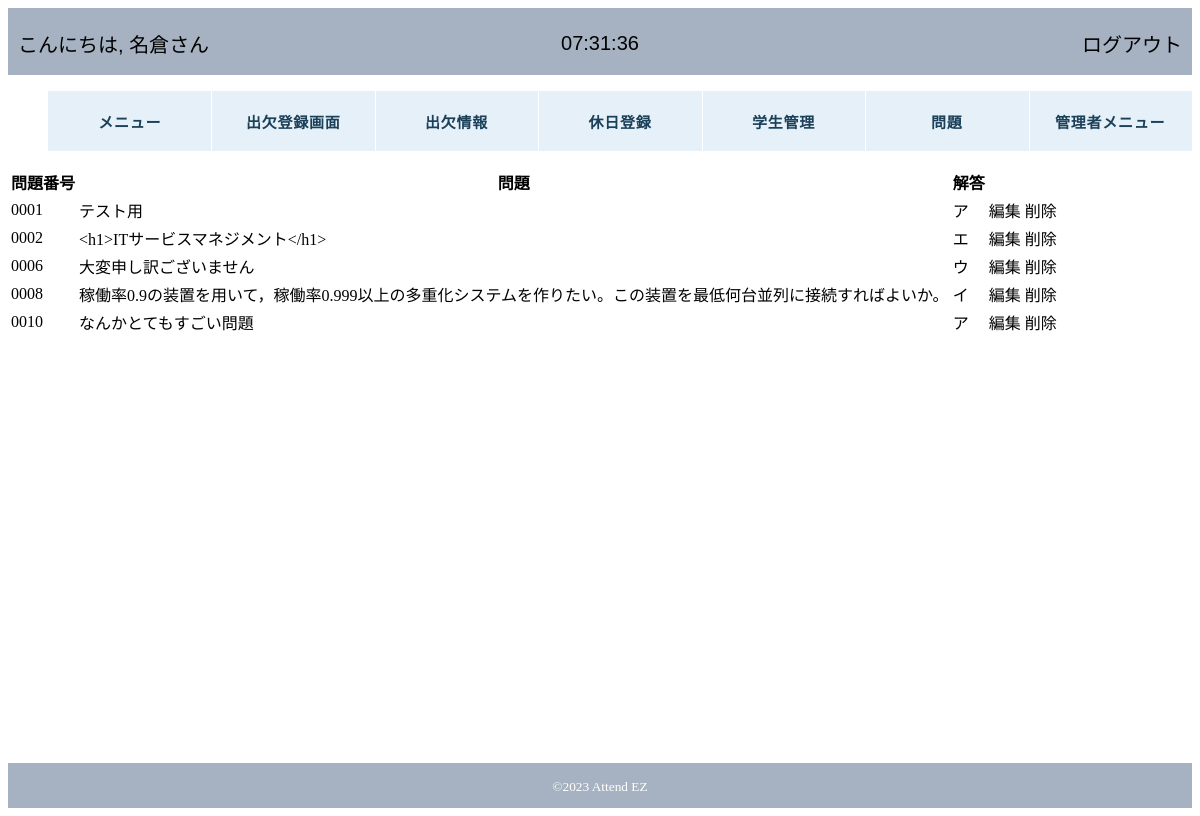
The page /attendez/question_modify_select.php (signed in) on the database its author committed.
### tables this page shows
CREATE TABLE IF NOT EXISTS `question` (
  `question_id` int(30) NOT NULL,
  `question` varchar(400) NOT NULL DEFAULT '',
  `question_answer` varchar(400) NOT NULL,
  `answer_1` varchar(400) DEFAULT NULL,
  `answer_2` varchar(400) NOT NULL,
  `answer_3` varchar(400) NOT NULL,
  `answer_4` varchar(400) NOT NULL
);

### attendez/question_modify_select.php (the view)
<?php require 'header.php'; ?>
<table>
<tr><th>問題番号</th><th>問題</th><th>解答</th><th></th><th></th></tr>
<?php
$pdo=new PDO('mysql:host=localhost;dbname=2023_attendez;charset=utf8', 'root','');
$sql=$pdo->query('select * from question');
foreach ($sql as $row) {
    $id=$row['question_id'];
    echo '<tr>';
    echo '<td>';
    if ($id < 10) {
        echo '000', $id;
    } elseif ($id < 100) {
        echo '00', $id;
    } elseif ($id < 1000) {
        echo '0', $id;
    } else {
        echo $id;
    }
    echo '</td>';
    echo '<td>', $row['question'], '</td>';
    echo '<td>', $row['question_answer'], '</td>';
    echo '<td>';
    echo '<a href="question_modify.php?id=', $row['question_id'], '">', '編集',  '</a>';
    echo '</td>';
    echo '<td>';
    echo '<a href="question_delete.php?id=', $row['question_id'], '">', '削除',  '</a>';
    echo '</td>';
    echo '</tr>';
}
?>
</table>
<?php require 'footer.php'; ?>

### attendez/style.css (style rules this page uses)
a { color: black; text-decoration: none; }

### rows shown on the page
question: question_id "1", question "テスト用", question_answer "ア"
question: question_id "2", question "<h1>ITサービスマネジメント</h1>", question_answer "エ"
question: question_id "6", question "大変申し訳ございません", question_answer "ウ"
question: question_id "8", question "稼働率0.9の装置を用いて，稼働率0.999以上の多重化システムを作りたい。この装置を最低何台並列に接続すればよいか。", question_answer "イ"
question: question_id "10", question "なんかとてもすごい問題", question_answer "ア"

### other values the page prints
$_SESSION['myapp_admin_info']['name'] "名倉"
